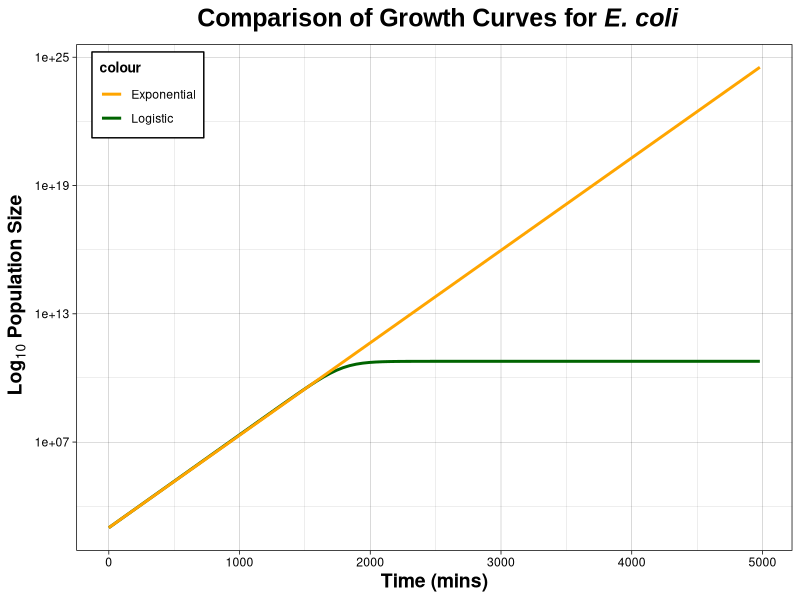

This figure's R source:
#Question 2:
#----
growth_data <- read.csv("experiment.csv")



N0 <- exp(6.8941709) #

r <-  0.0100086 #

K <- 60000000000  #


#exponential function and population at time 4980
exponential_fun <- function(t) {
  N <- N0*(1+r)^(t)
  return(N)
}

exponential_fun(4980)

#logistic function and population at time 4980
logistic_fun <- function(t) {
  N <- (N0*K*exp(r*t))/(K-N0+N0*exp(r*t))
  return(N)
}

logistic_fun(4980)
#----

#Question 3:
#----
#creating a logisitc growth graph and an exponential growth graph comparison
#----

library(ggplot2)
 
ggplot(aes(t, N), data = growth_data) +
  geom_function(aes(colour = "Logistic"), fun = logistic_fun, size = 1) +  
  geom_function(aes(colour = "Exponential"), fun = exponential_fun, size = 1) +  
  scale_y_continuous(trans = 'log10') +  
  labs(
    x = "Time (mins)", y = expression(~bold("Log"[10] ~ "Population Size")),
    title =  expression(~bold("Comparison of Growth Curves for" ~ bolditalic("E. coli")),  
    colour = "Model Type")) +
  scale_colour_manual(values = c("Logistic" = "darkgreen", "Exponential" = "orange")) +  
  theme_linedraw() +  
  theme(
    legend.position = c(0.1, 0.9),  
    legend.background = element_rect(fill = "white", color = "black", size = 0.5), 
    plot.title = element_text(family = "Arial", face = "bold", size = 18, color = "black", hjust = 0.5),  
    axis.title.x = element_text(family = "Helvetica", face = "bold", size = 14, color = "black"),  
    axis.title.y = element_text(family = "Helvetica", face = "bold", size = 14, color = "black"),  
    legend.title = element_text(family = "Helvetica", face = "bold", size = 10, color = "black")  
  )








#----


